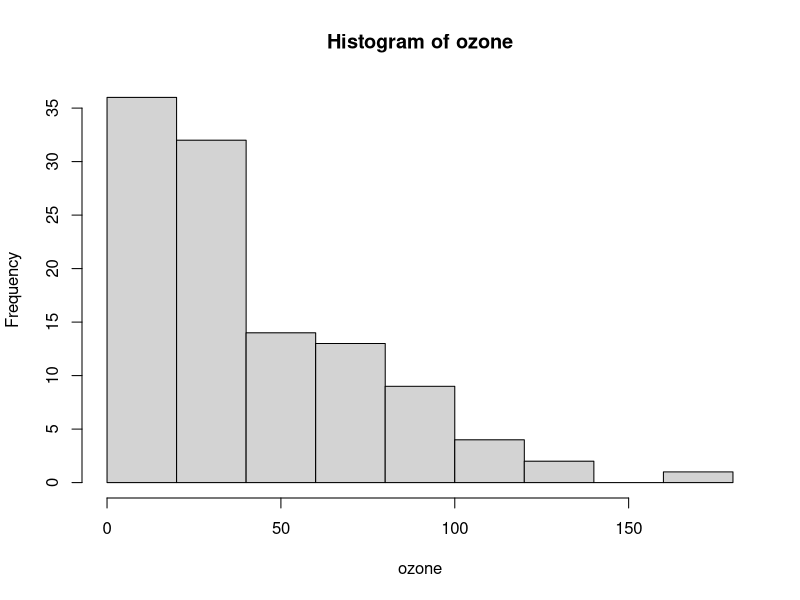
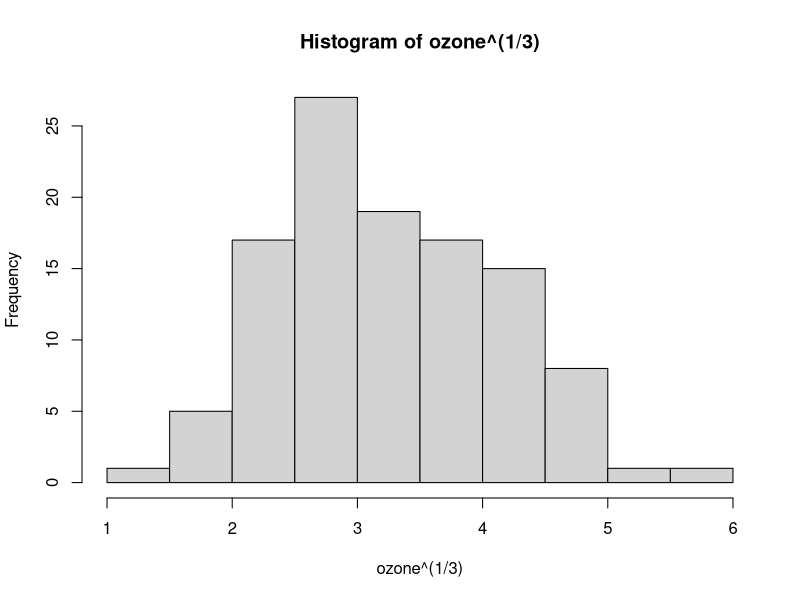
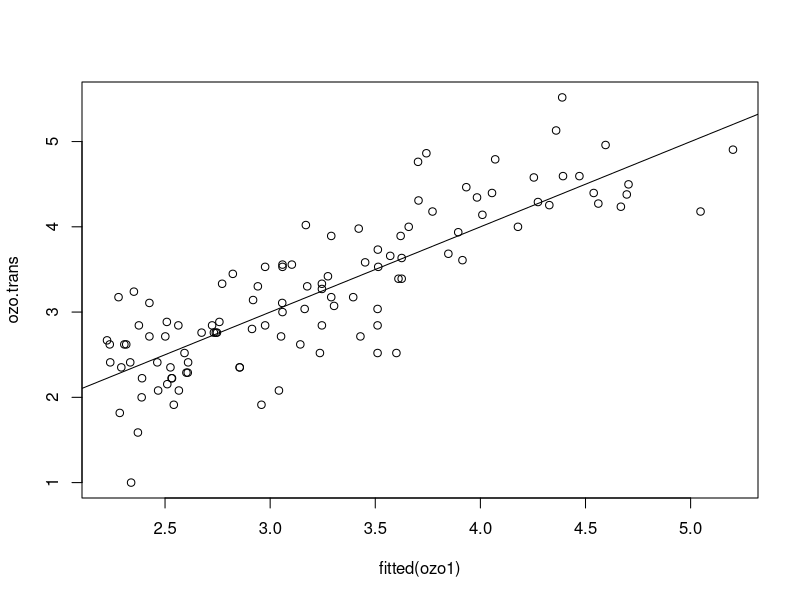
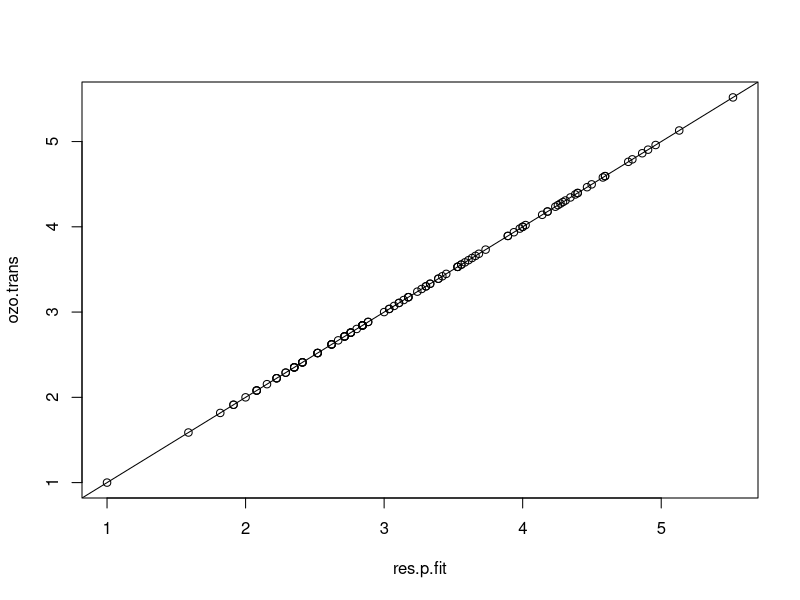
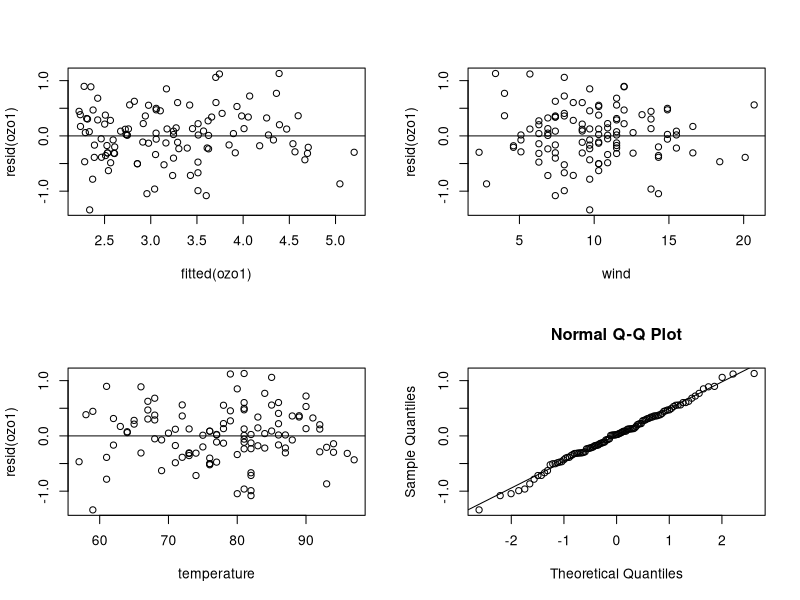
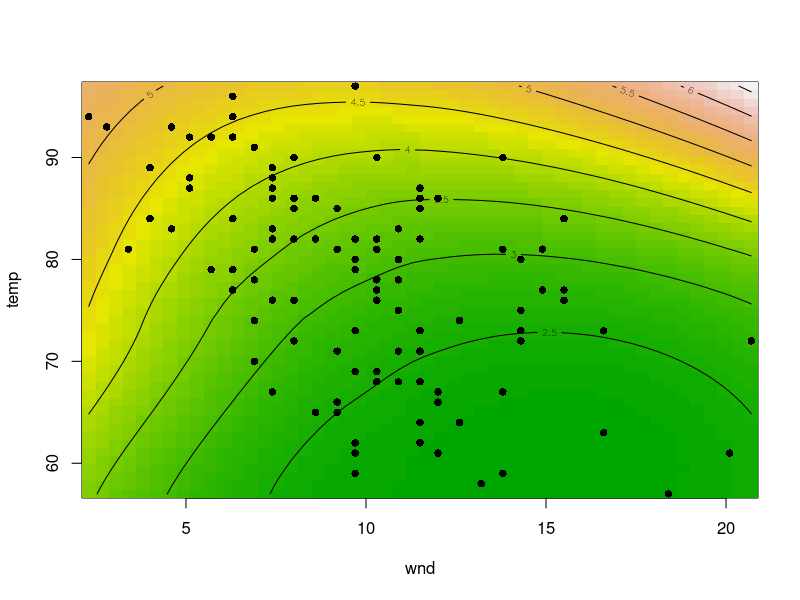
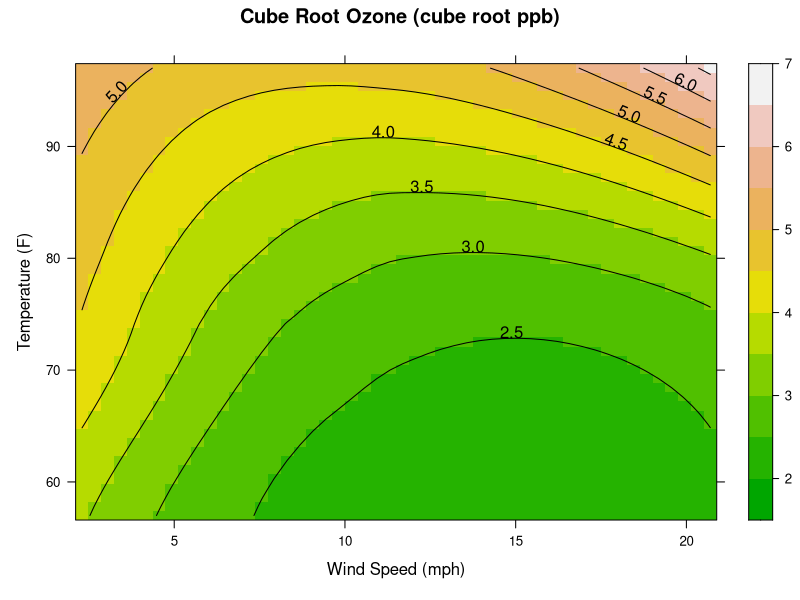
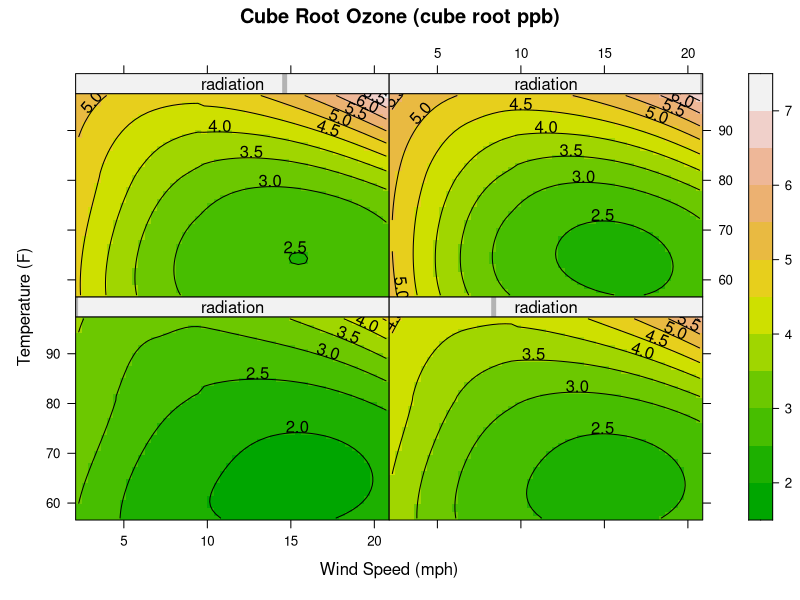

Write the R code that produced these figures, in order.
## ---- chunk 1
library(lattice)
#?environmental
attach(environmental) #attach can induce some issues so we will detach asap
enviro <- environmental
detach(environmental)
## ---- chunk 2
library(lattice)
?environmental
attach(environmental)

hist(ozone) #These data are not normal.  
            #Large positive skew (lots of values near minimum, long tail out to right)

hist(ozone^(1/3)) #The 3rd root transformation brings the data much closer to normality
                  #The histogram approximates a bell curve and the mean has moved away
                  #from the minimum value. This helps meet the normality assumption
                  #required for many parametric statistics
## ---- chunk 3
ozo.trans <- ozone^(1/3) #make an object of the transformed ozone data
ozo1 <- loess(ozo.trans ~ wind + temperature, span = 1, degree = 2) 
                          #Fit a LOWESS model to the transformed ozone data on
                          #wind and temperature using the suggested settings
## ---- chunk 4
fitted(ozo1) #extract and look at fitted values
resid(ozo1)  #extract and look at residuals

plot(ozo.trans ~ fitted(ozo1)) #plot the transformed ozone values against the fitted values
abline(0,1) #add a 1:1 line. The relationship is pretty close to 1:1.
## ---- chunk 5
summary(ozo1)   #Residual standard error = 0.501

p <- summary(ozo1)$enp  #extract the expected number of parameters
n <- summary(ozo1)$n    #extract the number of observations

resid.se <- sqrt(((sum(resid(ozo1)^2)))/(n - p))  #directly calculate RSE
resid.se     # = 0.497  pretty close to the RSE given in the summary
## ---- chunk 6
res.p.fit <- resid(ozo1) + fitted(ozo1) #Sum the vectors of the residuals and fitted values
plot(ozo.trans ~ res.p.fit)  #Plot the summed values against the observed values 
abline(0,1) #Perfect 1:1 line (i.e., the values are identical)

ozo.trans - res.p.fit  #Can also double check by computing the differences (which = 0)
## ---- chunk 7
par(mfrow = c(2,2))               #set up the graphics window for 4 panels

#1.
plot(resid(ozo1) ~ fitted(ozo1))  #plot residuals against fitted values
abline(h=0)                       #add horizontal line at zero

#2.
plot(resid(ozo1) ~ wind)          #plot residuals against wind
abline(h=0)                       #add horizontal line at zero

#3
plot(resid(ozo1) ~ temperature)   #plot residuals against temperature
abline(h=0)                       #add horizontal line at zero

#4
qqnorm(resid(ozo1))               #qqplot to check for normality.
qqline(resid(ozo1))

#The assumptions we can examine using these plots are as follows:
#   Independence of variables: Appears to be met.  There are not obvious patterns when the
#                              residuals are plotted against fitted values/variables                            
#   Equality of variances: Mostly looks ok.  The variability looks a little lower on the right
#                          side of the residuals ~ wind plot.  Maybe also in the 
#                          residuals ~ fitted plot?
#   Normality: This looks pretty good.  The values dip a little off the line at the extremes,
#              but overall not concerning

#So, in summary, it looks like the assumptions are probably met (or close enough)
## ---- chunk 8
par(mfrow=c(1,1))  #Return graphics frame to one panel

wnd <- seq(from = min(wind), to = max(wind), length.out = 50)
                   #Create a vector of values spanning the range of the wind values
temp <- seq(from = min(temperature), to = max(temperature), length.out = 50)
                   #Create a vector of values spanning the range of the temperature values

grd <- expand.grid(wind = wnd, temperature = temp)  #Combine the values into a matrix (2D surface)

ozo1.fit <- predict(ozo1, newdata = grd) #Create predicted values for all points across the surface

image(wnd, temp, ozo1.fit, col = terrain.colors(50)) #create an image with wind on the
        #x axis, temperature on the y axis, and predicted ozone values as the z values
contour(wnd, temp, ozo1.fit, add=T)  #add contour lines

points(wind, temperature, pch = 16, cex=1)  #plot the points where measurements were taken

#The actual data tend towards the middle of the plot with very few data points for
#weak winds/low temperatures and strong winds/high temperatures. Thus, the bottom left
#and top right corners of the surface may be suspect.  This appears to be especially true
#for strong winds (~20 mph) at high temps (80-90 degrees), where contours show a steep increase
## ---- chunk 9
grd[, "fit"] <- c(predict(ozo1, grd)) #Add the fitted values to the matrix
contourplot(fit ~ wind + temperature, data = grd, 
            cuts = 10, region = TRUE, xlab = "Wind Speed (mph)",
            ylab = "Temperature (F)", main = "Cube Root Ozone (cube root ppb)",
            col.regions = terrain.colors(50))

#I like the first plot better.  The transitions appear smoother and less blocky. This
#plot still has troubles in the top right corner.  I like that it has a scale.
## ---- chunk 10
ozo2 <- loess(ozo.trans ~ wind + temperature + radiation, span = 1, degree = 2)
summary(ozo2)  #The number of observations has stayed the same and the equivalent number
               #of parameters has increased (as would be expected)

anova(ozo1, ozo2)

#The F-test indicates a reduction in the RSS of 5.959, with an increase of 4.49
#"equivalent parameters"

#The probability we would get an F value as large as the observed one under the null
#hypothesis is very small < 0.07%.  Thus, the more complex model appears to be better.
## ---- chunk 11
rad <- seq(min(radiation), max(radiation), length = 4)  #create a vector of 4 radiation values
grd <- expand.grid(list(wind = wnd, temperature = temp, radiation = rad))
    #Add radiation values to the grid

pred <- predict(ozo2, grd) #Predict ozone values based on ozo2 model
grd[,"fit"] <- c(pred) #Add them to the grid. I think the .pdf has a typo here (no "c()")

contourplot(fit ~ wind * temperature | radiation, data = grd,
            cuts = 10, region = TRUE, xlab = "Wind Speed (mph)",
            ylab = "Temperature (F)", main = "Cube Root Ozone (cube root ppb)",
            col.regions = terrain.colors(50))

#Estimated ozone levels are lowest at the lowest level of solar radiation (plot is dominated
#by green), then increase with increasing radiation (green shrinks, yellow and orange become
#more apparent) and is highest at low wind speeds and high temperatures (left side and top
#of plot)
